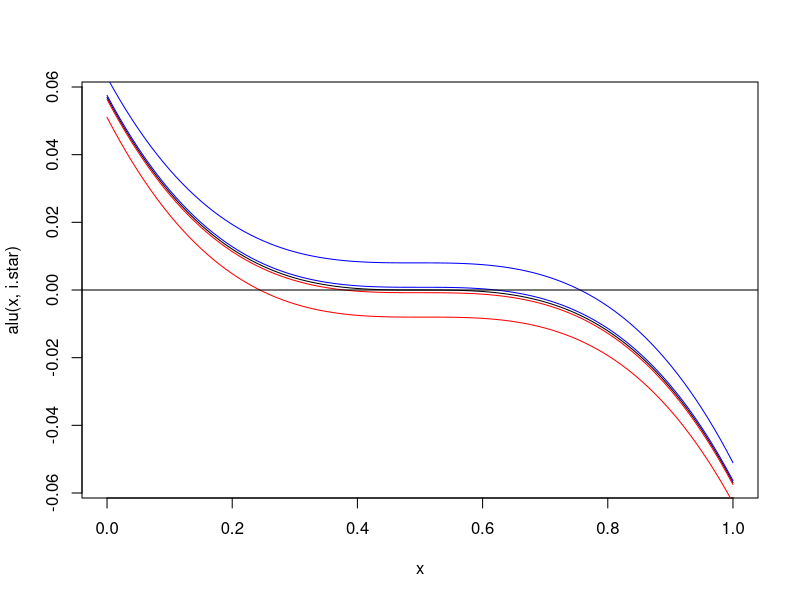
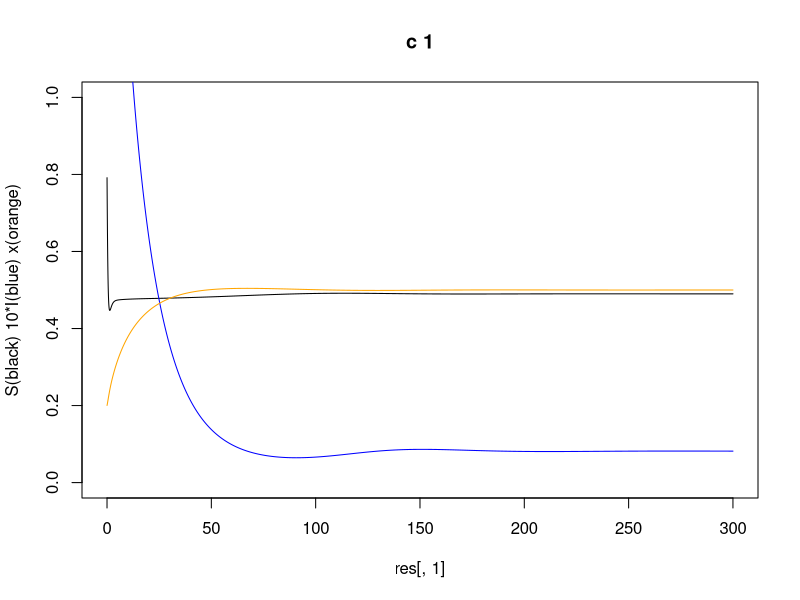
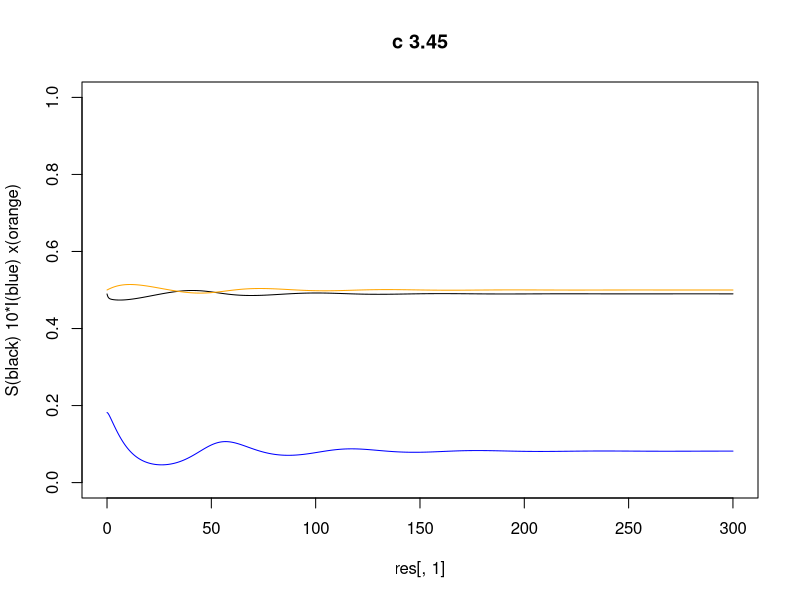
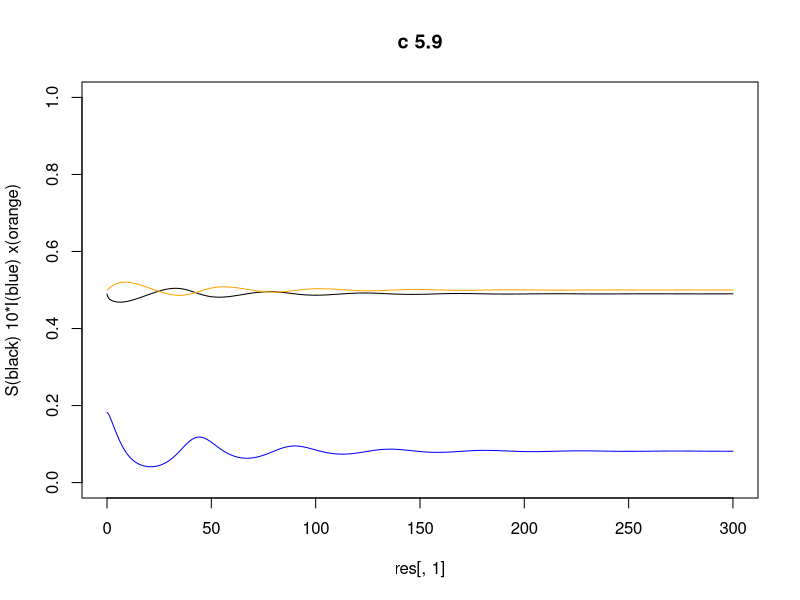
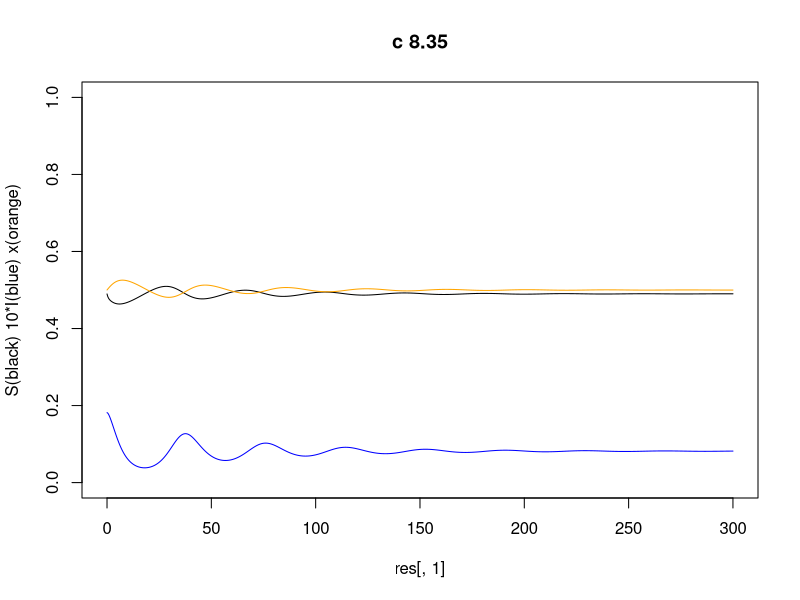
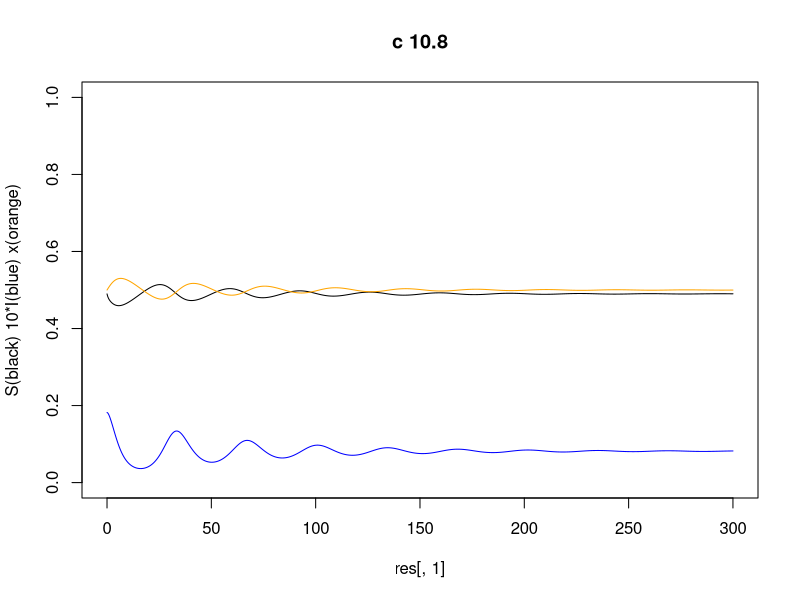
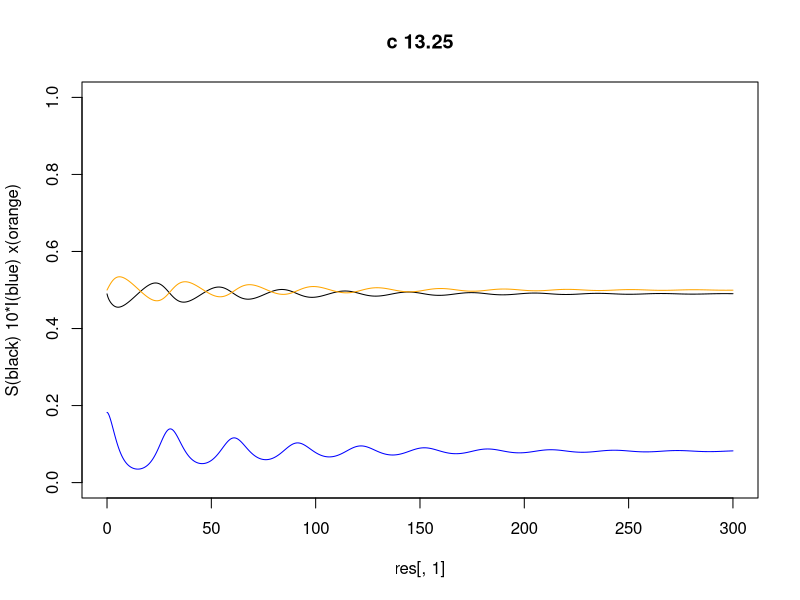
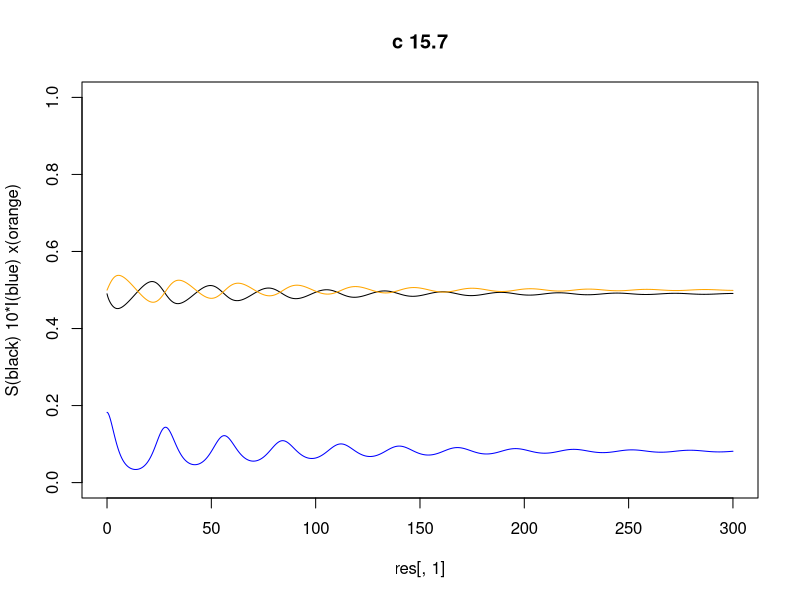

Here is the R script that generated these plots, in order:
#
# SIRS model with reinforcement
#
# Aim:
# find a Hopf bifurcation
#

setwd("C:/Users/ge69fup/Documents/Uni/TUM/Mathe_B_Sc/SS_20/Bachelorarbeit/bachelorarbeit-repo/R_bachelorarbeit/Brexit")
#setwd("D:/Dokumente/Uni/TUM/Mathe_B_Sc/SS_20/Bachelorarbeit/bachelorarbeit-repo/R_bachelorarbeit");



# parameter
bbeta = 5    # contact rate
alpha = 0.45  # recovery rate
B     = 2    # birthrate - deterimes thetime scale -- fixed.

# we calibrate the system s.t. x=1/2 is a stat states
s.star = (B+alpha)/bbeta;
i.star = (1-0.5)*B/(alpha+B)-B/bbeta;
cat("i.star = ", i.star, "\n");


theta1 = 1; # reinforcement parameter of vacc pro (x)
theta2 = theta1; # reinforcement parameter of vacc con (1-x)
n1     = 10;    # zelots pro vacc
n2     = 10;    # zealots contra vacc
a      = 0.1;    # influence I
Omega  = 0.0;    # influence vaccination oponent
c      = 200# 1;   # time scale reinforce

# adapt n1, n2 s.t. a*i+n1 = a*(1-i)+n2
# choose n1 minial, s.t. we have a non-negative n2 (=0)
n1 = max(c(a*(1-2*i.star), 0));
n2 = a*(2*i.star-1)+n1;
n.star = a*i.star+n1
theta1 = (1-2*n.star)/(1+2*n.star);
theta2 = theta1;
cat("a = ", a, " n1 = ", n1, "n2 = ", n2, " n.star = ", n.star, 
    " theta.pich = ", (1-2*n.star)/(1+2*n.star), "\n"); 

#
#
theo.stat.point = c(s.star, i.star, 0.5);



#init
s = 0.8;
i = 0.2;
r = 0;
x = 0.20;
#x = 0.50;

state = c(s,i,x);   # no r-component
# rhs of ODE
rhs <- function(state){
  s = state[1]; i = state[2]; 
  x = state[3];
  s1 = -bbeta*s*i+(1-x)*B-B*s;
  i1 = bbeta*s*i - alpha*i-B*i;
  x1 = -c*x*theta2*(1-x+n2+a*(1-i))/((x+n1+a*i)+theta2*(1-x+n2+a*(1-i)));
  x1 = x1+c*(1-x)*theta1*(x+n1+a*i)/(theta1*(x+n1+a*i)+(1-x+n2+a*(1-i)));
  return(c(s1,i1,x1));
}

alu <- function(x, i){
  return(
    -x*theta2*(1-x+n2+a*(1-i))/((x+n1+a*i)+theta2*(1-x+n2+a*(1-i)))
    +(1-x)*theta1*(x+n1+a*i)/(theta1*(x+n1+a*i)+(1-x+n2+a*(1-i)))
  );
}

curve(alu(x,i.star), from=0, to=1);
curve(alu(x,i.star+0.01), from=0, to=1, add=TRUE, col="blue");
curve(alu(x,i.star+0.1), from=0, to=1, add=TRUE, col="blue");
curve(alu(x,i.star-0.01), from=0, to=1, add=TRUE, col="red");
curve(alu(x,i.star-0.1), from=0, to=1, add=TRUE, col="red");
abline(h=0);
# scan();


simul.plot<-function(horizont){
  # simulate
  res <<- numeric();
  aver.stat = c(0,0,0);  no.aver = 0;
  h = 0.001; tt = 0; h = 0.01;
  while (tt<horizont){
    state <<- state+h*rhs(state);
    tt    = tt + h;
    res   <<- rbind(res, c(tt, state));
    if (tt>horizont/2){
      aver.stat = aver.stat + state;
      no.aver = no.aver + 1;
    }
    #cat(tt, " ");
  }
  
  plot(res[,1], res[,2], t="l", ylab="S(black) 10*I(blue) x(orange)", ylim=c(0,1), main = paste("c", as.character(c)) );
  lines(res[,1], 10*res[,3], t="l", col="blue")
  lines(res[,1], res[,4], t="l", col="orange")
  
  state <<- state;
  aver.state <<- aver.stat/no.aver;
}


my.tol = 1e-6;
max.iter = 500000;


# simulate to find a stat state
get.stat.state <- function(init.state){
  # forward simulation until max iter, 
  # or ||rhs|| <- my.tol
  
  my.tol2 = my.tol**2;
  my.state = init.state;
  h        = 0.01;
  
  for (i in 1:max.iter){
    loc.rhs = rhs(my.state);
    if (sum(loc.rhs**2)<my.tol2){
      return(my.state);
    }
    my.state = my.state+h*loc.rhs;
  }
  cat("# get.stat.state DID NOT CONVERGE!!!\n");
  cat("# ",loc.rhs, "\n");
  cat("# get.stat.state DID NOT CONVERGE!!!\n");
  
  return(my.state);
}


get.jacobian <- function(state){
  # compute jacobian of the vector fieeld at point "state"
  #     ( (f_1)_x, (f_2)_y, (f_3)_z )
  # J = ( (f_2)_x, (f_2)_y, (f_3)_z )
  #     ( (f_3)_x, (f_2)_y, (f_3)_z )
  J = matrix(NA, 3, 3);
  hh = 1e-3;
  
  rhsp  = rhs(state+c(hh,0,0));
  rhsm  = rhs(state+c(-hh,0,0));
  grad  = (rhsp-rhsm)/(2*hh);
  J[1,] = grad;
  rhsp  = rhs(state+c(0,hh,0));
  rhsm  = rhs(state+c(0,-hh,0));
  grad  = (rhsp-rhsm)/(2*hh);
  J[2,] = grad;
  rhsp  = rhs(state+c(0,0,hh));
  rhsm  = rhs(state+c(0,0,-hh));
  grad  = (rhsp-rhsm)/(2*hh);
  J[3,] = grad;
  
  return(J);
}





if (1==1){   # change to (1==1) to enable
  # simulate 
  
  sink("res.csv");
  cat(" c \t s \t i \t x \t rhs.s \t rhs.i \t rhs.x \t ev1 \t ev2 \t ev3\n");
  nnn = 20;
  c.list = 1+49*(0:nnn)/nnn;
  c     = c.list[1];
  all.res = c();
  for(i in 1:(nnn+1)){
    c = c.list[i];
    #   cat ("c0", c, "\n");
    state = state+c(0.0 ,0.01, 0.0)
    simul.plot(300); 
    
    #   cat("statP = ", aver.state, "\n");
    #   cat("r.h.s. = ", rhs(aver.state), "\n");
    J     = get.jacobian(aver.state);
    ev    = eigen(J);
    #   cat("Eigenvals = ", ev$values, "\n");
    cat(c, "\t", 
        aver.state[1], "\t",  aver.state[2], "\t",  aver.state[3], "\t",  
        rhs(aver.state)[1], "\t",  rhs(aver.state)[2], "\t",  rhs(aver.state)[3], "\t",  
        as.character(ev$values[1]), "\t", as.character(ev$values[2]), "\t", as.character(ev$values[3]),
        "\n");
    all.res = rbind(all.res, c(
      c,aver.state, rhs(aver.state), ev$values
    ));
  }
  
  sink();
  
  save(file = "res.rSavel", all.res);
  
}



if (1==1){
  # do plot
  
  l1.x = c(); l1.y = c();
  l2.x = c(); l2.y = c();
  l3.x = c(); l3.y = c();
  for (i in 1:(nnn+1)){
    l1.x = c(l1.x, Re(all.res[i,8]));  l1.y = c(l1.y, Im(all.res[i,8]));
    l2.x = c(l2.x, Re(all.res[i,9]));  l2.y = c(l2.y, Im(all.res[i,9]));
    l3.x = c(l3.x, Re(all.res[i,10])); l3.y = c(l3.y, Im(all.res[i,10]));
  }
  l.x = c(l1.x, l2.x, l3.x);
  l.y = c(l1.y, l2.y, l3.y);
  
  postscript(file="hopfPoint.eps", pointsize=18, paper="special", width=6, height = 6.84); 
  #   plot(l1.x,l1.y, xlim=c(min(l.x), max(l.x)), ylim=c(min(l.y), max(l.y)), xlab="Re(lambda)", ylab="Im(lambda)" );
  plot(l1.x,l1.y, xlim=c(-0.05, 0.05), ylim=c(min(l.y), max(l.y)), xlab="Re(lambda)", ylab="Im(lambda)" );
  points(l2.x, l2.y, col="blue");
  points(l3.x, l3.y, col="green");
  abline(h=0, lty=3); abline(v=0, lty=3);
  dev.off();
}
